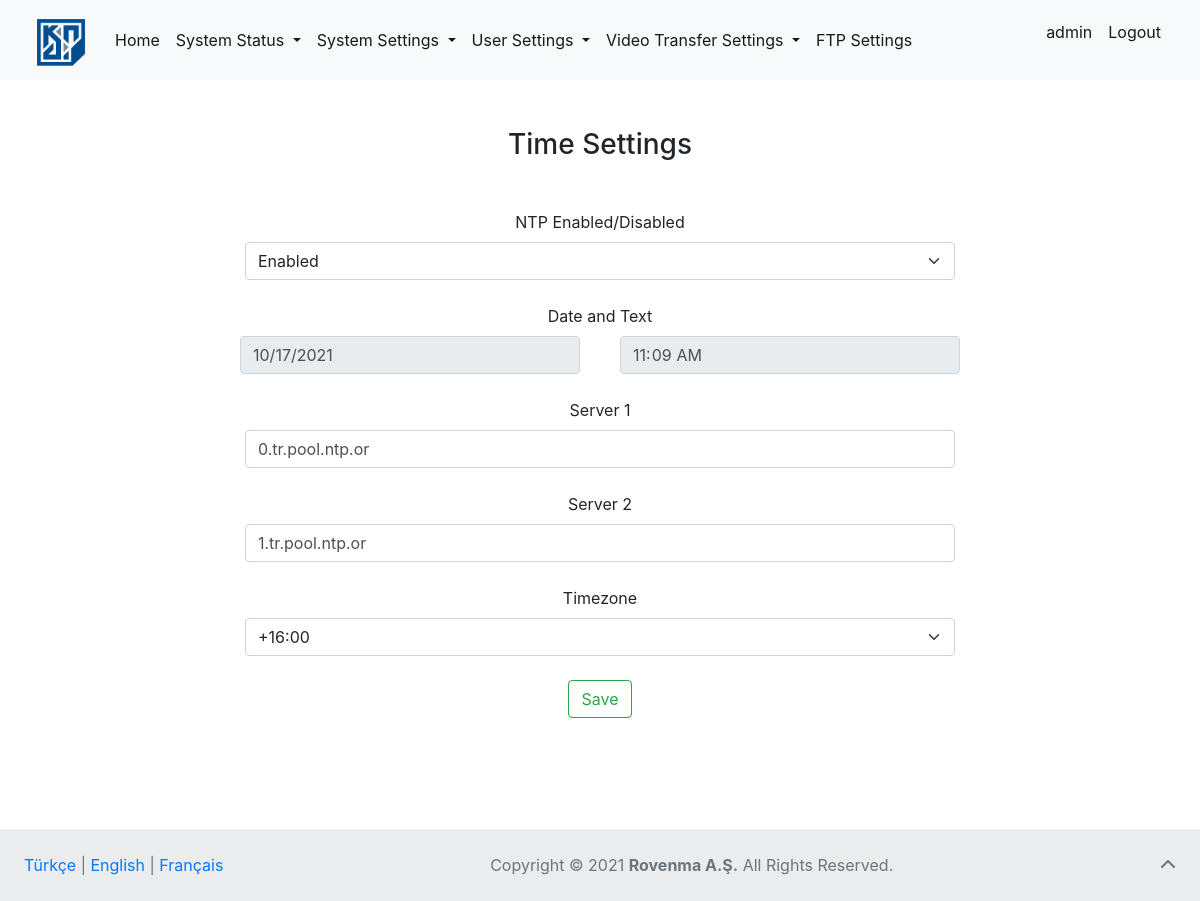
Before: /time-settings/ (signed in) with the older database file.
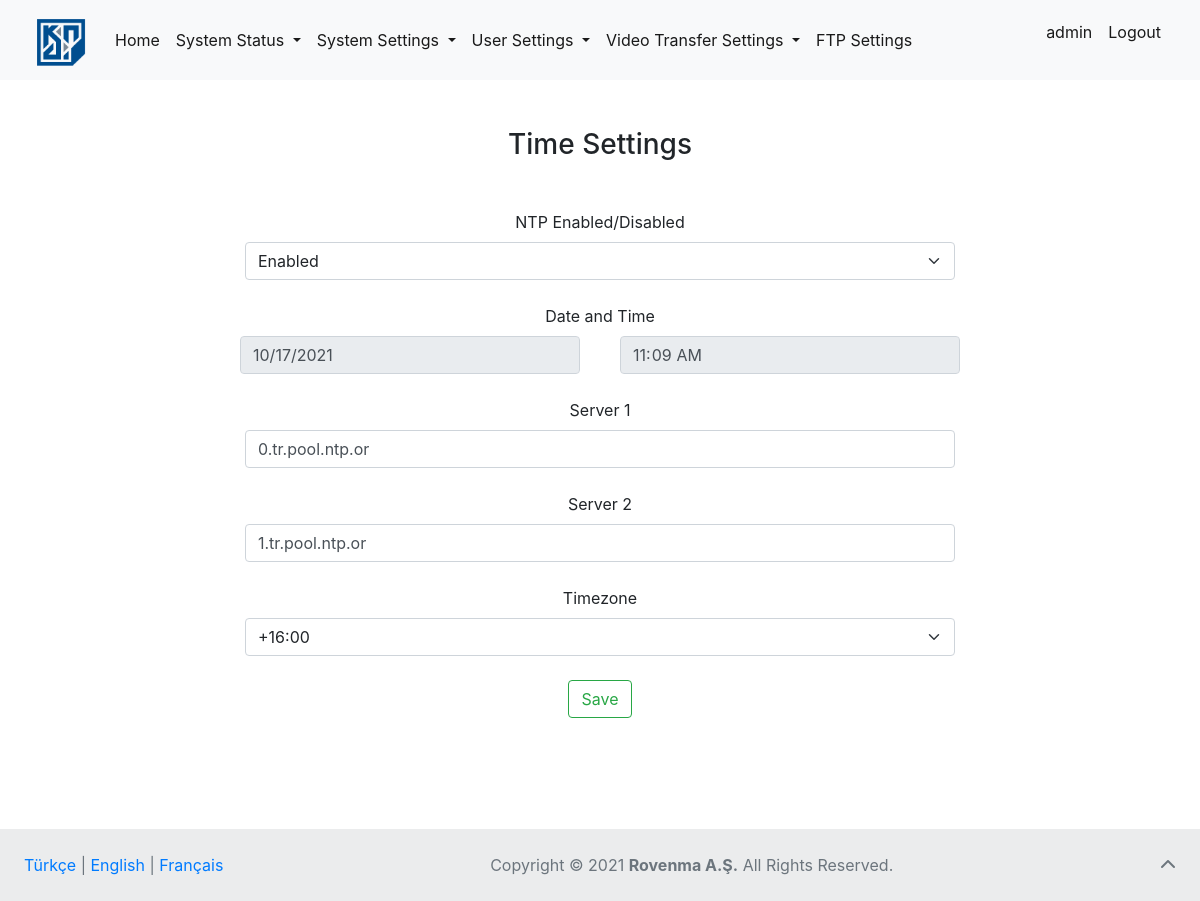
After: the same page with the newer database file.
### page_articles/models.py (models this page shows, shortened)
class NavbarFooterArticles(models.Model):
    lang = models.CharField(
        verbose_name="Language (like TR or EN)", max_length=2)
    homepage = models.CharField(verbose_name="Home (link)", max_length=20)
    system_status = models.CharField(
        verbose_name="System Status (dropdown)", max_length=30)
    statistics_field = models.CharField(
        verbose_name="Statistics (field)", max_length=20)
    sensors = models.CharField(verbose_name="Sensors (field)", max_length=20)
    log_records = models.CharField(
        verbose_name="Log Records (field)", max_length=30)
    system_settings = models.CharField(
        verbose_name="System Settings (dropdown)", max_length=30)
    remote_access_settings = models.CharField(
        verbose_name="Remote Access Settings (field)", max_length=35)
    cli_access_settings = models.CharField(
        verbose_name="CLI Access Settings (field)", max_length=35)
    time_settings = models.CharField(
        verbose_name="Time Settings (field)", max_length=35)
    user_settings = models.CharField(
        verbose_name="User Settings (dropdown)", max_length=35)
    user_administration = models.CharField(
        verbose_name="User Administration (field)", max_length=30)
    authorization = models.CharField(
        verbose_name="Authorization (field)", max_length=35)
    password_changing = models.CharField(
        verbose_name="Password Changing (field)", max_length=35)
    video_transfer = models.CharField(
        verbose_name="Video Transfer Settings (dropdown)", max_length=35, default=None, null=True)
    video_transfer_settings = models.CharField(
        verbose_name="Settings (field)", max_length=15, default=None, null=True)
    input_settings = models.CharField(
        verbose_name="Input Settings (field)", max_length=18, default=None, null=True)
    ftp_settings = models.CharField(
        verbose_name="FTP Settings (field)", max_length=15, default=None, null=True)
    logout_link = models.CharField(verbose_name="Logout (link)", max_length=20)
    footer = models.CharField(
        verbose_name="All Rights Reserved (text)", max_length=35)

class TimeSettingsArticles(models.Model):
    lang = models.CharField(
        verbose_name="Language (like TR or EN)", max_length=2)
    title = models.CharField(
        verbose_name="Time Settings (title)", max_length=35)
    ntp_enabled = models.CharField(
        verbose_name="NTP Enabled/Disabled (field)", max_length=30)
    date_time_field = models.CharField(
        verbose_name="Date and Time (field)", max_length=25)
    server_field = models.CharField(
        verbose_name="Server (field)", max_length=25)
    ip_address = models.CharField(
        verbose_name="IP Address (field)", max_length=50)
    timezone = models.CharField(verbose_name="Timezone (field)", max_length=25)
    enabled = models.CharField(verbose_name="Enabled (text)", max_length=25)
    disabled = models.CharField(verbose_name="Disabled (text)", max_length=25)
    save_text = models.CharField(verbose_name="Save (text)", max_length=25)

### settings/models.py (models this page shows, shortened)
class TimeSettings(models.Model):
    TIMEZONES = [
        ("0", "0"),
        ("1", "1"),
        ("2", "2"),
        ("3", "3"),
        ("4", "4"),
        ("5", "5"),
        ("6", "6"),
        ("7", "7"),
        ("8", "8"),
        ("9", "9"),
        ("10", "10"),
        ("11", "11"),
        ("12", "12"),
        ("13", "13"),
        ("14", "14"),
        ("15", "15"),
        ("16", "16"),
        ("17", "17"),
        ("18", "18"),
        ("19", "19"),
        ("20", "20"),
        ("21", "21"),
        ("22", "22"),
        ("23", "23"),
        ("24", "24")
    ]
    use_ntp = models.BooleanField(verbose_name="Use NTP")
    date = models.DateField(verbose_name="Date")
    time = models.TimeField(verbose_name="Time")
    server1 = models.CharField(verbose_name="Server 1", max_length=200)
    ip_address1 = models.CharField(verbose_name="IP Address 1", max_length=15)
    timezone1 = models.CharField(verbose_name="Timezone 1", max_length=2, choices=TIMEZONES, default=0)
    server2 = models.CharField(verbose_name="Server 2", max_length=200)
    ip_address2 = models.CharField(verbose_name="IP Address 2", max_length=15)
    timezone2 = models.CharField(verbose_name="Timezone 2", max_length=2, choices=TIMEZONES, default=0)

### settings/views.py (the view)
# urls.py: path('time-settings/', views.time_settings_view, name="time_settings"),
def time_settings_view(request):
    if request.user.is_authenticated:
        lang = "EN"
        cookie_lang = request.COOKIES.get("lang")
        for article in TimeSettingsArticles.objects.all():
            if cookie_lang == article.lang:
                lang = article.lang
                break
        articles = TimeSettingsArticles.objects.get(lang=lang)
        navbar = NavbarFooterArticles.objects.get(lang=lang)
        times = [0]
        for time in range(24):
            times.append(time+1)
        time_setting = TimeSettings.objects.all().first()
        if request.method == "POST":
            time_setting.use_ntp = request.POST.get("ntp_use")
            time_setting.time = request.POST.get("time")
            time_setting.date = request.POST.get("date")
            time_setting.server1 = request.POST.get("server1")
            time_setting.server2 = request.POST.get("server2")
            time_setting.timezone2 = request.POST.get("timezone2")
            time_setting.save()
            return redirect("time_settings")
        else:
            hour = str(time_setting.time.hour)
            minute = str(time_setting.time.minute)
            day = str(time_setting.date.day)
            month = str(time_setting.date.month)
            if len(hour) == 1:
                hour = "0"+hour
            if len(minute) == 1:
                minute = "0"+minute
            if len(month) == 1:
                month = "0"+month
            if len(day) == 1:
                day = "0"+day
            context = {
                "times": times,
                "articles": articles,
                "time_settings": time_setting,
                "navbar_articles": navbar,
                "time": hour+":"+minute,
                "date": str(time_setting.date.year)+"-"+month+"-"+day
            }
            return render(request, "settings/time_settings.html", context=context)
    else:
        return redirect("login")

### templates/settings/time_settings.html (shortened to what this page needs)
{% extends 'base.html' %}
{% block body %}
<div class="container mt-5">
    <h3 class="text mt-3 mb-5">{{articles.title}}</h3>
    <form method="post">
        <div class="col-8 mt-4">
          <label for="ntp_use" class="form-label">{{articles.ntp_enabled}}</label>
          <select class="form-select" name="ntp_use" id="ntp_use">
              {% if time_settings.use_ntp %}
                <option value="True" selected>{{articles.enabled}}</option>
              {% else %}
                <option value="True">{{articles.enabled}}</option>
                <option value="False" selected>{{articles.disabled}}</option>
              {% endif %}
          </select>
        </div>
        <div class="row mt-4" id="date_time">
            <label for="date_time" class="form-label">{{articles.date_time_field}}</label>
            <div class="col-4 left">
              <input class="form-control " type="date" name="date" id="date">
            </div>
            <div class="col-4 right">
              <input class="form-control" type="time" name="time" id="time">
            </div>
        </div>
        <div class="col-8 mt-4">
          <label for="server1" class="form-label">{{articles.server_field}} 1</label>
          <input class="form-control" value="{{time_settings.server1}}" type="text" name="server1" id="server1">
        </div>
        <div class="col-8 mt-4">
          <label for="server2" class="form-label">{{articles.server_field}} 2</label>
          <input class="form-control" value="{{time_settings.server2}}" type="text" name="server2" id="server2">
        </div>
        <div class="col-8 mt-4 mb-4">
          <label for="timezone2" class="form-label">{{articles.timezone}}</label>
          <select class="form-select" name="timezone2" id="timezone2">
              {% for time in times %}
              {% if time != 0 %}
                <option value="{{time}}">+{{time}}:00</option>
              {% else %}
                <option value="{{time}}">{{time}}</option>
              {% endif %}
              {% endfor %}
          </select>
        </div>
        <button type="submit" style="margin-bottom: 10%;" class="btn btn-outline-success">{{articles.save_text}}</button>
    </form>
</div>
{% endblock body %}

### templates/base.html (shortened to what this page needs)
<!DOCTYPE html>
<html lang="en">
  <head>
    <link
      href="https://cdn.jsdelivr.net/npm/bootstrap@5.0.2/dist/css/bootstrap.min.css"
      rel="stylesheet"
    />
    <link
      rel="stylesheet"
      href="https://stackpath.bootstrapcdn.com/bootstrap/4.1.3/css/bootstrap.min.css"
    />
  </head>
  <body>
    <div id="page-container">
        {% block nonavbar %}
            <nav class="navbar navbar-expand-lg navbar-light bg-light">
                <div class="container-fluid">
                  <a href="{% url 'home' %}" class="navbar-brand fs-3" href="#">
                    {% load static %}
                    <img
                      width="60"
                      height="50"
                      class="d-inline-block align-text-top"
                      src="{% static 'images/kindi.png' %}"
                      alt="Kindi"
                  /></a>
                  <div class="collapse navbar-collapse" id="navbarSupportedContent">
                    <ul class="navbar-nav me-auto mb-2 mb-lg-0">
                      <li class="nav-item">
                        <a
                          class="nav-link active"
                          aria-current="page"
                          href="{% url 'home' %}"
                          >{{ navbar_articles.homepage }}</a
                        >
                      </li>
                      <div class="nav navbar-nav me-auto mb-2 mb-lg-0">
                        <li class="nav-item dropdown">
                          <a
                            class="nav-link dropdown-toggle active"
                            href="#"
                            id="navbarDropdown"
                            role="button"
                            data-bs-toggle="dropdown"
                            aria-expanded="false"
                          >
                            {{ navbar_articles.system_status }}
                          </a>
                        </li>
                        <li class="nav-item dropdown">
                          <a
                            class="nav-link dropdown-toggle active"
                            href="#"
                            id="system_settings"
                            role="button"
                            data-bs-toggle="dropdown"
                            aria-expanded="false"
                          >
                            {{ navbar_articles.system_settings}}
                          </a>
                        </li>
                        <li class="nav-item dropdown">
                          <a
                            class="nav-link dropdown-toggle active"
                            href="#"
                            id="user_settings"
                            role="button"
                            data-bs-toggle="dropdown"
                            aria-expanded="false"
                          >
                            {{ navbar_articles.user_settings }}
                          </a>
                        </li>
                        <li class="nav-item dropdown">
                          <a
                            class="nav-link dropdown-toggle active"
                            href="#"
                            id="video_transfer"
                            role="button"
                            data-bs-toggle="dropdown"
                            aria-expanded="false"
                          >
                            {{ navbar_articles.video_transfer }}
                          </a>
                        </li>
                      </div>
                      <li class="nav-item">
                        <a
                          class="nav-link active"
                          aria-current="page"
                          href="{% url 'ftp_settings' %}"
                          >{{ navbar_articles.ftp_settings }}</a
                        >
                      </li>
                    </ul>
                    <ul class="nav navbar-nav navbar-right">
                      <li class="nav-item">
                        <p class="nav-link active">{{request.user}}</p>
                      </li>
                      <li class="nav-item">
                        <a
                          class="nav-link active"
                          aria-current="page"
                          href="{% url 'logout' %}"
                          >{{ navbar_articles.logout_link }}</a
                        >
                      </li>
                    </ul>
                  </div>
                </div>
              </nav>
        {% endblock nonavbar %}
        <div id="content-wrap">
         {% block body %} {% endblock body %}
        </div>
        {% block nofooter %}
            <footer id="footer" class="text-center text-lg-start bg-light text-muted">
          <div
            class="text-center p-4"
            style="background-color: rgba(0, 0, 0, 0.05)"
          >
            <div style="display: inline-block; float: left;">
              <a href="{% url 'change_lang' lang='TR' %}">Türkçe</a> |
              <a href="{% url 'change_lang' lang='EN' %}">English</a> |
              <a href="{% url 'change_lang' lang='FR' %}">Français</a>
            </div>
            <div style="text-align: center;">
              <a
                href="https://www.copyright.gov/what-is-copyright/"
                class="text-reset"
                target="_blank"
                >Copyright ©</a
              >
              2021
              <a
                target="_blank"
                class="text-reset fw-bold"
                href="https://www.rovenma.com/"
                >Rovenma A.Ş.</a
              >
              {{ navbar_articles.footer }}.
            <a
              class="text-muted"
              style="display: inline-block; float: right"
              href="#"
              ><i class="fas fa-chevron-up"></i
            ></a>
            </div>
          </div>
        </footer>
        {% endblock nofooter %}
  </body>
</html>

### templates/base.html (style rules this page uses)
#page-container { position: relative; min-height: 100vh; }
#content-wrap { padding-bottom: 4.5rem; }
#footer { position: absolute; bottom: 0; width: 100%; height: 4.5rem; }

### templates/settings/time_settings.html (style rules this page uses)
h3 { text-align: center; }
form { text-align: center; }
.col-8 { margin-left: auto; margin-right: auto; }
.row { margin-left: auto; margin-right: auto; }
.row .left { margin-left: auto; margin-right: 5px; }
.row .right { margin-right: auto; margin-left: 5px; }

Changed rows visible on the page:
changed TimeSettingsArticles "Time Settings": date_time_field "Date and Text" → "Date and Time"
